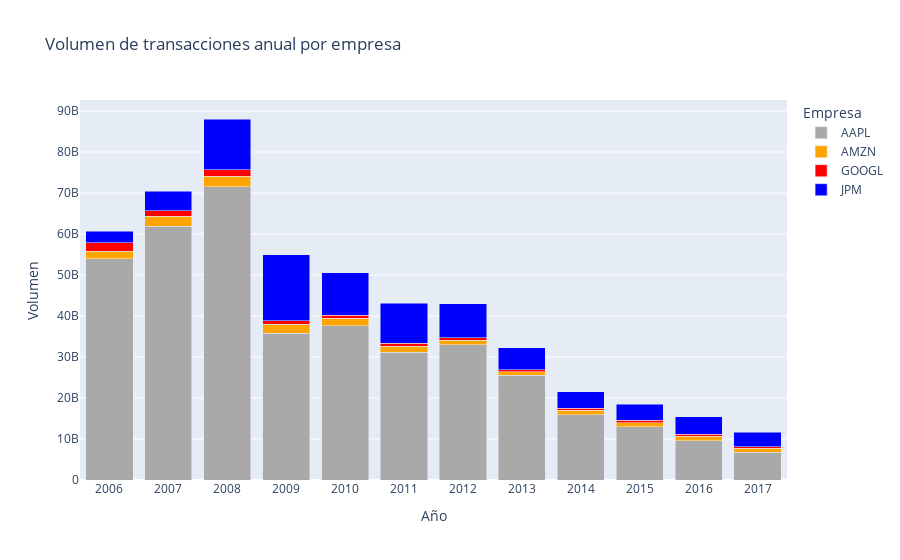

The notebook cell this image was saved under:
### Markdown cell above
## Volumen de transacciones anual de AAPL, JPM, GOOGL y AMAZN. En el mismo gráfico debo poder comparar el volumen por año y la proporción de este correspondiente a cada empresa.

### Code cell
filtered_df = df[df['name'].isin(['AAPL', 'JPM', 'GOOGL', 'AMZN'])].copy()
filtered_df['year'] = filtered_df['date'].dt.year
grouped_df = filtered_df.groupby(['year', 'name']).agg({'volume': 'sum'}).reset_index()
grouped_df['volume_prop'] = grouped_df.groupby('year')['volume'].transform(lambda x: x / x.sum())

fig = px.bar(grouped_df, x='year',
             y='volume',
             color='name',
             barmode='stack',
             color_discrete_sequence=['darkgray', 'orange', 'red', 'blue'],
             title='Volumen de transacciones anual por empresa',
             labels={'year': 'Año', 'volume': 'Volumen', 'name': 'Empresa'})
fig.update_xaxes(tickmode='array', tickvals=grouped_df['year'].unique(), ticktext=grouped_df['year'].unique())
fig.show()

### Figure 1 — Plotly figure (JSON) as saved in the notebook; plotly's stock layout.template omitted (floating-point values rounded to 4 significant figures)
{"data": [{"alignmentgroup": "True", "hovertemplate": "Empresa=AAPL<br>Año=%{x}<br>Volumen=%{y}<extra></extra>", "legendgroup": "AAPL", "marker": {"color": "darkgray", "pattern": {"shape": ""}}, "name": "AAPL", "offsetgroup": "AAPL", "orientation": "v", "showlegend": true, "textposition": "auto", "type": "bar", "x": [2006, 2007, 2008, 2009, 2010, 2011, 2012, 2013, 2014, 2015, 2016, 2017], "xaxis": "x", "y": [53982792080, 61849550357, 71532125609, 35850854893, 37612777363, 31108767508, 32994076346, 25606397999, 15934492690, 13019939940, 9625820389, 6811235883], "yaxis": "y"}, {"alignmentgroup": "True", "hovertemplate": "Empresa=AMZN<br>Año=%{x}<br>Volumen=%{y}<extra></extra>", "legendgroup": "AMZN", "marker": {"color": "orange", "pattern": {"shape": ""}}, "name": "AMZN", "offsetgroup": "AMZN", "orientation": "v", "showlegend": true, "textposition": "auto", "type": "bar", "x": [2006, 2007, 2008, 2009, 2010, 2011, 2012, 2013, 2014, 2015, 2016, 2017], "xaxis": "x", "y": [1792552278, 2454647696, 2520431923, 2146562394, 1829323102, 1464295930, 1050233531, 748378451, 1030226257, 954245799, 1034016481, 882925900], "yaxis": "y"}, {"alignmentgroup": "True", "hovertemplate": "Empresa=GOOGL<br>Año=%{x}<br>Volumen=%{y}<extra></extra>", "legendgroup": "GOOGL", "marker": {"color": "red", "pattern": {"shape": ""}}, "name": "GOOGL", "offsetgroup": "GOOGL", "orientation": "v", "showlegend": true, "textposition": "auto", "type": "bar", "x": [2006, 2007, 2008, 2009, 2010, 2011, 2012, 2013, 2014, 2015, 2016, 2017], "xaxis": "x", "y": [2134134420, 1367346735, 1606159196, 885224033, 799731223, 777725691, 649998834, 526336666, 529858529, 545842483, 493769102, 405862262], "yaxis": "y"}, {"alignmentgroup": "True", "hovertemplate": "Empresa=JPM<br>Año=%{x}<br>Volumen=%{y}<extra></extra>", "legendgroup": "JPM", "marker": {"color": "blue", "pattern": {"shape": ""}}, "name": "JPM", "offsetgroup": "JPM", "orientation": "v", "showlegend": true, "textposition": "auto", "type": "bar", "x": [2006, 2007, 2008, 2009, 2010, 2011, 2012, 2013, 2014, 2015, 2016, 2017], "xaxis": "x", "y": [2710492500, 4755970035, 12400758806, 16071080671, 10371639245, 9716772550, 8267915072, 5324287797, 3985797974, 3992625707, 4289325011, 3488062616], "yaxis": "y"}], "layout": {"barmode": "stack", "legend": {"title": {"text": "Empresa"}, "tracegroupgap": 0}, "title": {"text": "Volumen de transacciones anual por empresa"}, "xaxis": {"anchor": "y", "domain": [0, 1], "tickmode": "array", "ticktext": [2006, 2007, 2008, 2009, 2010, 2011, 2012, 2013, 2014, 2015, 2016, 2017], "tickvals": [2006, 2007, 2008, 2009, 2010, 2011, 2012, 2013, 2014, 2015, 2016, 2017], "title": {"text": "Año"}}, "yaxis": {"anchor": "x", "domain": [0, 1], "title": {"text": "Volumen"}}}}
